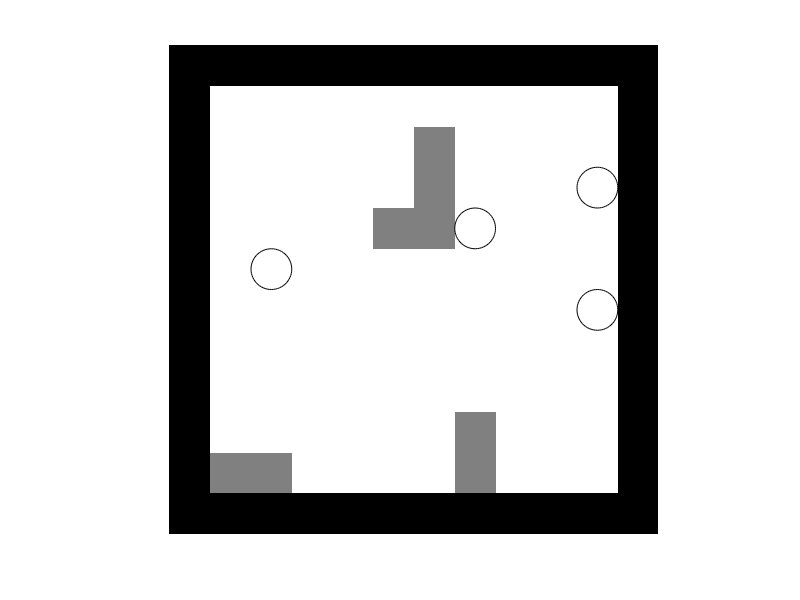
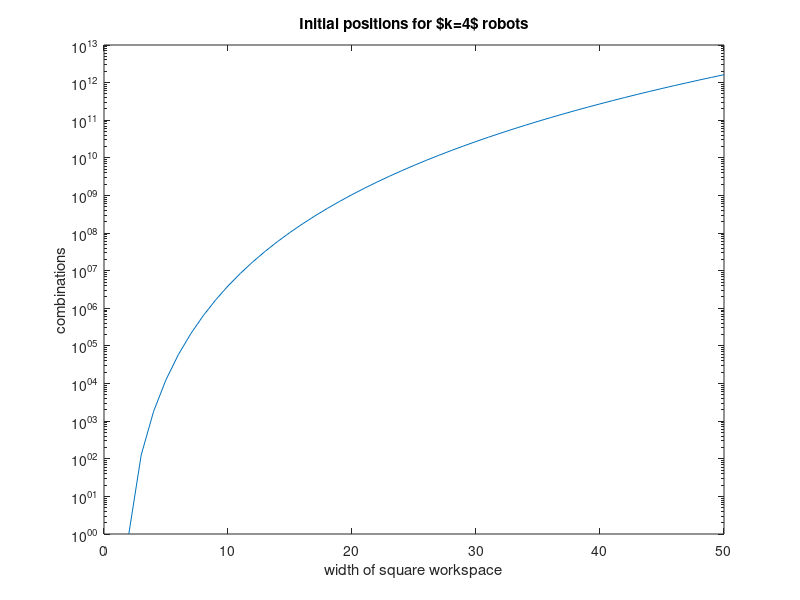

Here is the MATLAB script that generated these plots, in order:
function investigateCoverage
% Two relevant problems in controlling many agents inside body
%
% 1.) COVERAGE:  can we guarantee that a robot visits every location?  (passes
% within distance $r$ of every point int he workspace?/ visits every cell)
% Extensions: can we guarantee a robots spends atleast $\tau$ time in every
% cell?
%
%  WHY: we want to ensure coverage of the entire spinal canal by a
%  biomarker or a contact drug.
%
%
%
% 2.) CONVERGENCE:  can we collect $k$ robots at a given location?
%  Extensions:  is there a motion plan that finishes with all the cells at
%  the same location?  At the desired location?  NOT in bad locations?
%
% Each problem is hard (how hard?). The inverse problem may be easy.
% Coverage of nxn world with k=n robots requries no obstacles & 2 moves if robots enter
% linearly
% if k < n, we need obstacles to make this work, as in Ricochet Robots.
% Problem:  minimize the number of obstacles $b$ or minimize the number of
% robots $k$.
%
% Convergence of robots to one corner of a rectangular free space requires
% no obstacles and 2 moves.
%

global G MAKE_MOVIE RobotPts
%close all; clc;
clear all
clc
format compact
MAKE_MOVIE = false;
G.fig = figure(1);
G.numCommands = 0;
G.totalMoves = 0;
if MAKE_MOVIE
    set(G.fig ,'Name','Massive Control','color',[1,1,1]); %#ok<UNRCH>
else
    set(G.fig ,'KeyPressFcn',@keyhandler,'Name','Massive Control');
end
strTitle = '';
%%%%% COVERAGE
%[G.obstacle_pos,RobotPts] = simpleCoverage(15);
%[G.obstacle_pos,RobotPts] = multiPassCoverage(15);
%[G.obstacle_pos,RobotPts] = multiPassCoverageX(50);
%[G.obstacle_pos,RobotPts] = multiPassCoverageSpiral(50);


%%%%% CONVERGENCE (aggregation?)
bruteForceCalc();
%[G.obstacle_pos,RobotPts] = simpleConverge(15,20);
[G.obstacle_pos,RobotPts] = ConvergeCenter();

G.EMPTY = 0;
G.OBST = 1;


G.maxX = size(G.obstacle_pos,2);
G.maxY = size(G.obstacle_pos,1);

%create vector of robots and draw them.  A robot vector consists of an xy
%position, an index number, and a color.

numRobots = size(RobotPts,1);
initP = RobotPts;
figure(1)
clf

G.colormap = [  1,1,1; %Empty = white
    0,0,0; %obstacle
    0.5,0.5,0.5;
    ];
colormap(G.colormap(1:numel(unique(G.obstacle_pos)),:));
G.axis=imagesc(G.obstacle_pos); 
set(gca,'box','off','xTick',[],'ytick',[],'ydir','normal','Visible','off');

%set(G.axis,'edgealpha',.08)
axis equal
%axis tight
hold on
%set(G.fig,'Units','normalized','outerposition',[0 0 1 1]);%'MenuBar','none',
% % %%% USEFUL FOR PRINTING A GRIDDED ARRAY:
% figure
% Ggrid.colormap = [  1,1,1; %Empty = white
%     0.5,0.5,0.5; %obstacle
%     0.5,0.5,0.5;
%     ];
% ObsGrid = [G.obstacle_pos;zeros(size(G.obstacle_pos(1,:)))]
% ObsGrid = [ObsGrid,zeros(size(ObsGrid(:,1)))]
% pcolor(ObsGrid)
% G.title = title({'press arrows keys to move';strTitle});  %TODO: why no title?
% axis equal
% axis tight
% hold on
% colormap(Ggrid.colormap(1:numel(unique(G.obstacle_pos)),:));
% return

%end
G.hRobotsPast11 = zeros(1, numRobots);
G.hRobotsPast10 = zeros(1, numRobots);
G.hRobotsPast9 = zeros(1, numRobots);
G.hRobotsPast8 = zeros(1, numRobots);
G.hRobotsPast7 = zeros(1, numRobots);
G.hRobotsPast6 = zeros(1, numRobots);
G.hRobotsPast5 = zeros(1, numRobots);
G.hRobotsPast4 = zeros(1, numRobots);
G.hRobotsPast3 = zeros(1, numRobots);
G.hRobotsPast2 = zeros(1, numRobots);
G.hRobotsPast = zeros(1, numRobots);
G.hRobots = zeros(1, numRobots);
colors = jet(numel(unique(RobotPts(:,4)))+1);
%colors = [1,0,0;0,0,1; 1,.5,1; .5,0,.5;];
 
 
for hi = 1: numRobots
    %     G.hRobotsPast11(hi) =  createRobotPath( RobotPts(hi,:), 0.20);
        G.hRobotsPast10(hi) =  createRobotPath( RobotPts(hi,:), 0.25);
        G.hRobotsPast9(hi) =  createRobotPath( RobotPts(hi,:), 0.3);
        G.hRobotsPast8(hi) =  createRobotPath( RobotPts(hi,:), 0.35);
        G.hRobotsPast7(hi) =  createRobotPath( RobotPts(hi,:), 0.4);
        G.hRobotsPast6(hi) =  createRobotPath( RobotPts(hi,:), 0.45);
    G.hRobotsPast5(hi) =  createRobotPath( RobotPts(hi,:), 0.5);
    G.hRobotsPast4(hi) =  createRobotPath( RobotPts(hi,:), 0.55);
    G.hRobotsPast3(hi) =  createRobotPath( RobotPts(hi,:), 0.6);
    G.hRobotsPast2(hi) =  createRobotPath( RobotPts(hi,:), 0.7);
    G.hRobotsPast(hi) =  createRobotPath( RobotPts(hi,:), 0.8);
    
    %G.hRobotsPast4(hi) =  BLUEcreateRobotPath( RobotPts(hi,:), 0.6);
    
    %     G.hRobotsPast10(hi) =  createRobotPath( RobotPts(hi,:), 0.03);
    %     G.hRobotsPast9(hi) =  createRobotPath( RobotPts(hi,:), 0.05);
    %     G.hRobotsPast8(hi) =  createRobotPath( RobotPts(hi,:), 0.10);
    %     G.hRobotsPast7(hi) =  createRobotPath( RobotPts(hi,:), 0.15);
    %     G.hRobotsPast6(hi) =  createRobotPath( RobotPts(hi,:), 0.2);
    %     G.hRobotsPast5(hi) =  createRobotPath( RobotPts(hi,:), 0.3);
    %     G.hRobotsPast4(hi) =  createRobotPath( RobotPts(hi,:), 0.4);
    %     G.hRobotsPast3(hi) =  createRobotPath( RobotPts(hi,:), 0.5);
    %     G.hRobotsPast2(hi) =  createRobotPath( RobotPts(hi,:), 0.6);
    %     G.hRobotsPast(hi) =  createRobotPath( RobotPts(hi,:), 0.7);
    if numel( RobotPts(hi,:))>5
        G.hRobots(hi) =  rectangle('Position',[RobotPts(hi,1)-1/2,RobotPts(hi,2)-1/2,RobotPts(hi,5),RobotPts(hi,6)],'Curvature',[1/RobotPts(hi,5),1/RobotPts(hi,6)],'FaceColor',colors(RobotPts(hi,4),:));
    else
        G.hRobots(hi) =  rectangle('Position',[RobotPts(hi,1)-1/2,RobotPts(hi,2)-1/2,1,1],'Curvature',[1,1],'FaceColor',colors(RobotPts(hi,4),:));
    end
end


    function bruteForceCalc()
       % how many starting configurations are possible?
       n = 2:50;
       searches = zeros(size(n));
       for i = 1:numel(searches)
           searches(i) =   nchoosek(n(i)^2,4);
       end
       figure(2)
       semilogy(n,searches)
       
       %plot((n),searches./n.^8)
       xlabel('width of square workspace')
       ylabel('combinations')
       title('Initial positions for $k=4$ robots')
        
    end

    function handleRobotPath = createRobotPath( robotInfo, fractionColor)
        % creates a robot path variable
        handleRobotPath =  rectangle('Position',[robotInfo(1)-1/2,robotInfo(2)-1/2,1,1],'Curvature',[1,1],'FaceColor',[1,1,1]-([1,1,1]-colors(robotInfo(4),:))*fractionColor,'LineStyle','none');
    end

    function handleRobotPath = BLUEcreateRobotPath( robotInfo, fractionColor)
        % creates a robot path variable
        handleRobotPath =  rectangle('Position',[robotInfo(1)-1/2,robotInfo(2)-1/2,1,1],'Curvature',[1,1],'FaceColor',[1,1,1]-([1,1,1]-[0,0,1])*fractionColor,'LineStyle','none');
    end


    function keyhandler(src,evnt) %#ok<INUSL>
        if strcmp(evnt.Key,'s')
            imwrite(flipud(get(G.axis,'CData')+1), G.colormap, '../../pictures/png/MatrixPermutePic.png');
        else
            moveto(evnt.Key)
        end
    end

    function updatePastPath( hOldPath, hOlderPath)
        for ni = 1:size(RobotPts,1)
            set(hOlderPath(ni),'Position', get(hOldPath(ni),'Position'), ...
                'Curvature', get(hOldPath(ni),'Curvature'));
            uistack(hOlderPath(RobotPts(ni,3)),'top');
        end
    end
function savePastPath( hOldPath)
        for ni = 1:size(RobotPts,1)
            rectangle('Position',get(hOldPath(ni),'Position'),'Curvature',get(hOldPath(ni),'Curvature'),'FaceColor',get(hOldPath(ni),'FaceColor'),'LineStyle',get(hOldPath(ni),'LineStyle'));
            uistack(hOldPath(ni),'bottom');
        end
    end

    function retVal = spaceFreeWithNoRobot(desVal, RobotPts, G)
        % move there if no robot in the way and space is free
        retVal =  ~ismember(desVal,RobotPts(:,1:2),'rows')  ...
            && desVal(1) >0 && desVal(1) <= G.maxX && desVal(2) >0 && desVal(2) <= G.maxY ...
            && G.obstacle_pos( desVal(2),desVal(1) )==0;
    end

    function moveto(key)
        savePastPath(G.hRobotsPast10)
        try        updatePastPath(G.hRobotsPast10,G.hRobotsPast11); end
        try        updatePastPath(G.hRobotsPast9,G.hRobotsPast10); end
        try        updatePastPath(G.hRobotsPast8,G.hRobotsPast9); end
        try        updatePastPath(G.hRobotsPast7,G.hRobotsPast8); end
        try        updatePastPath(G.hRobotsPast6,G.hRobotsPast7); end
        try        updatePastPath(G.hRobotsPast5,G.hRobotsPast6); end
        try        updatePastPath(G.hRobotsPast4,G.hRobotsPast5); end
        try        updatePastPath(G.hRobotsPast3,G.hRobotsPast4); end
        try        updatePastPath(G.hRobotsPast2,G.hRobotsPast3); end
        try        updatePastPath(G.hRobotsPast,G.hRobotsPast2); end
        % Maps keypresses to moving pixels
        step = [0,0];
        if strcmp(key,'r')  %RESET
            RobotPts = initP;
            for ni = 1:size(RobotPts,1)
                set(G.hRobots(RobotPts(ni,3)),'Position',[RobotPts(ni,1)-1/2,RobotPts(ni,2)-1/2,1,1]);
                uistack(G.hRobots(RobotPts(ni,3)),'top');
            end
            return
        end
        
        if strcmp(key,'leftarrow') || strcmp(key,'-x') %-x
            RobotPts = sortrows(RobotPts,1);
            step = -[1,0];
        elseif strcmp(key,'rightarrow')|| strcmp(key,'+x') %+x
            RobotPts = sortrows(RobotPts,-1);
            step = [1,0];
        elseif strcmp(key,'uparrow')|| strcmp(key,'+y') %+y
            RobotPts = sortrows(RobotPts,-2);
            step = [0,1];
        elseif strcmp(key,'downarrow')|| strcmp(key,'-y') %-y
            RobotPts = sortrows(RobotPts,2);
            step = -[0,1];
        end
        % implement the move on every robot
        for ni = 1:size(RobotPts,1)
            stVal = RobotPts(ni,1:2);
            desVal = RobotPts(ni,1:2)+step;
            
            % move there if no robot in the way and space is free
            if numel( RobotPts(ni,:))>5
                
                %1 augment RobotPts to include all additional blocks except
                %this moving block
                sRobotPts =  [];
                for i1 = [1:ni-1,ni+1:numel(RobotPts(:,1))]
                    for i2 = 1:RobotPts(i1,5)
                        for i3 = 1:RobotPts(i1,6)
                            sRobotPts(end+1,:) = [RobotPts(i1,1)+i2-1, RobotPts(i1,2)+i3-1];
                        end
                    end
                end
                moveOk = true;
                while moveOk
                    %2.) create a list of coordinates for each section of the
                    %moved block
                    for i2 = 1:RobotPts(ni,5)
                        for i3 = 1:RobotPts(ni,6)
                            %3.) do any of the moving block hit?
                            moveOk = moveOk & spaceFreeWithNoRobot([RobotPts(ni,1)+i2-1+step(1), RobotPts(ni,2)+i3-1+step(2)], sRobotPts, G);
                        end
                    end
                    if moveOk
                        RobotPts(ni,1:2) = desVal;
                        desVal = RobotPts(ni,1:2)+step;
                    end
                end
                
            else
                while spaceFreeWithNoRobot(desVal, RobotPts, G)
                    RobotPts(ni,1:2) = desVal;
                    desVal = RobotPts(ni,1:2)+step;
                end
            end
            if ~isequal( stVal, RobotPts(ni,1:2) )
                x = min(stVal(1), RobotPts(ni,1));
                y = min(stVal(2), RobotPts(ni,2));
                xd = abs(stVal(1)- RobotPts(ni,1));
                yd = abs(stVal(2)- RobotPts(ni,2));
                if numel( RobotPts(ni,:))>5
                    xd = xd + RobotPts(ni,5)-1;
                    yd = yd + RobotPts(ni,6)-1;
                end
                set(G.hRobotsPast(RobotPts(ni,3)),'Position',[x-1/2,y-1/2,xd+1,yd+1],'Curvature',[1/(1+xd),1/(1+yd)]);
                uistack(G.hRobotsPast(RobotPts(ni,3)),'top');
                if numel( RobotPts(hi,:))>5
                    set(G.hRobots(RobotPts(ni,3)),'Position',[RobotPts(ni,1)-1/2,RobotPts(ni,2)-1/2,RobotPts(ni,5),RobotPts(ni,6)]);
                else
                    set(G.hRobots(RobotPts(ni,3)),'Position',[RobotPts(ni,1)-1/2,RobotPts(ni,2)-1/2,1,1]);
                end
            else
                set(G.hRobotsPast(RobotPts(ni,3)),'Position',[RobotPts(ni,1)-1/2,RobotPts(ni,2)-1/2,1,1],'Curvature',[1,1]);
            end
            
        end
        for ni = 1:size(RobotPts,1)
            uistack(G.hRobots(RobotPts(ni,3)),'top');
        end
        
    end
    function [blk,RobotPts] = possible() %#ok<DEFNU>
        % Figure 2: possible cell
        RobotPts = [
            5,3,1,1;
            6,3,2,2;
            ];
        blk=[1 1 1 1 1 1 1 1 1
            1 1 1 1 1 1 1 1 1
            1 1 0 0 0 0 0 1 1
            1 1 1 1 1 1 0 1 1
            1 1 1 1 1 1 1 1 1];
        blk = flipud(blk);
    end

    function [blk,RobotPts] = simpleCoverage(n)
        % an nxn world with n robots that can cover it in 2 moves
        RobotPts = [(n+1+(1:n))',(n+1)*ones(n,1),(1:n)',(1:n)'];
        
        %             x   x'
        blk=ones(n+2,2*n+2);  %edges
        blk(2:n+1,2:n+1) = 0; %white space
        blk(2,n+1:2*n+1) = 0;  %starting points for robots
        
        blk = flipud(blk);
    end

%  function [blk,RobotPts] = multiPassCoverage(n)
%         % an nxn world with 5 robots  where should I put the obstacles?
%         m = 5;
%         RobotPts = [(n+1+n+1-(1:m))',(n+1)*ones(m,1),(1:m)',(1:m)'];
%
%         %             x   x'
%         blk=ones(n+2,2*n+2);  %edges
%         blk(2:n+1,2:n+1) = 0; %white space
%         %blk(2:n+1,n:n+5+1) = 0; %white space
%         blk(2,n+1:2*n+1) = 0;  %starting points for robots
%
%         blk = flipud(blk);
%        blk(n+1,1+2*m) = 2;
%        blk(2,m+1) = 2;
%        blk(n+1,2) = 2;
%  end
    function [blk,RobotPts] = multiPassCoverage(n)
        % an nxn world with 5 robots  where should I put the obstacles?
        m = 5;
        RobotPts = [(n+1+n+1-(1:m))',(n+1)*ones(m,1),(1:m)',(1:m)'];
        %             x   x'
        blk=ones(n+2,2*n+2);  %edges
        blk(2:n+1,2:n+1) = 0; %white space
        %blk(2:n+1,n:n+5+1) = 0; %white space
        blk(2,n+1:2*n+1) = 0;  %starting points for robots
        blk = flipud(blk);
        %place blocks to make coverage possible/easy, works for m=5, n=15
        % this Style results in (n/m)^2 blocks.
         for i = 1:floor(n/m)
             c = ceil(i/2);
             x = 1+n-i*m;
             if mod(i,2) == 1
               %for j = 1:c
                if(i>1) 
                    blk(n+2-(1:c-1),1+x) = 2;
                end
                if x >1
                    blk(n+2-(1:c),x) = 2;
                end
               
             else
               if(i>2) 
                    blk(1+(1:c-1),1+x) = 2;
               end
                if x >1
                blk(1+(1:c),x) = 2;
                end
             end
         end
         
%         %%% , lots of little triangles  not great either -- takes more and more
%                 blk(n+1,1+n-1*m) = 2;
%         
%                 for i =2:m %dr
%                    blk(0+i,1+n-1*m+i) = 2;
%                 end
%                 for i =1:m %dl
%                    blk(1+i,1+n-1*m-i) = 2;
%                 end
%                 for i =2:m %ur
%                    blk(n-m+i+1,3+n-1*m-i) = 2;
%                 end
%                 for i =1:m %ul
%                    blk(n-m+i+1,0+n-3*m+i) = 2;
%                 end
    end

    function [blk,RobotPts] = multiPassCoverageX(n)
        % an nxn world with 5 robots  where should I put the obstacles?
        m = 1;
        RobotPts = [(n+1+n+1-(1:m))',(n+1)*ones(m,1),(1:m)',(1:m)'];
        %             x   x'
        blk=ones(n+2,2*n+2);  %edges
        blk(2:n+1,2:n+1) = 0; %white space
        %blk(2:n+1,n:n+5+1) = 0; %white space
        blk(2,n+1:2*n+1) = 0;  %starting points for robots
        blk = flipud(blk);
        %place blocks to make coverage possible/easy, works for m=5, n=15
        % this Style results in (n/m)^2 blocks.
         for i = 1:floor(n/m)
             c = ceil(i/2);
             x = 1+n-i*m;
             yof = 0;
             if x<n/2
                 yof = 1;
             end
             if mod(i,2) == 1
               %for j = 1:c
                if(i>1) 
                    %blk(n+2-(c-1),1+x) = 2;
                end
                if x >1
                    blk(n+2-i-(0:1)+yof,x) = 2;
                    blk(n+2-i-(0:1)+yof,x-1) = 2;
                end
               
             else
               if(i>2) 
                    %blk(1+(c-1),1+x) = 2;
               end
                if x >1
                blk(1+i-(0:1)+yof,x) = 2;
                blk(1+i-(0:1)+yof,x-1) = 2;
                end
             end
         end
         blk( ceil(n/2)+1,ceil(n/2)+(1)) = 0;
         blk( ceil(n/2)+1,ceil(n/2)+(0)) = 0;
         blk( ceil(n/2)+2,ceil(n/2)+(0)) = 0;
    end

function [blk,RobotPts] = multiPassCoverageSpiral(n)
        % an nxn world with 5 robots  where should I put the obstacles?
        m = 5;
        RobotPts = [(n+1+n+1-(1:m))',(n+1)*ones(m,1),(1:m)',(1:m)'];   
        %             x   x'
        blk=ones(n+2,2*n+2);  %edges
        blk(2:n+1,2:n+1) = 0; %white space
        %blk(2:n+1,n:n+5+1) = 0; %white space
        blk(2,n+1:2*n+1) = 0;  %starting points for robots
        blk = flipud(blk);
        % spiral pattern  -- covers m/(m+1) of the free space, requires 
        % (1+(n/(4*m)))*4*m blocks
        rm = n+2;
        lm = 1;
        um = 1;
        dm = n;
        for j = 0:ceil(n/(4*m))
            ost = j*(m+1);

            for i =1:m %dl    bl(y,x)
                x = 1+i+ost;
                y = 1+m-i+ost;
                 if y<dm && x<rm-1 && y>1
                    blk(y,x) = 2;
                    if y>um
                        um = y;
                    end
                    if x>lm
                         lm = x;
                     end
                 end
                
            end
            for i =1:m %dr
                y = i+ost+1;
                x = n-m+i+1-ost+1;
                if x<n+2 && x>lm
                   blk(y,x) = 2;
                   if x < rm
                       rm = x;
                   end
                end
                
            end
            for i =1:m %ur
                x = n-m+i+1-ost;
                y = n-i+1-ost;
                if x > floor(n/2) && y > floor(n/2)
                     blk(y,x) = 2;
                     if x<rm
                         rm = x;
                     end
                end
               
            end
            for i =1:m %ul
                y = n-i-ost;
                x = 2+2*m-i+ost;
                if y>um %y > floor(n/2)  && x <= floor(n/2)
                    if x>rm
                        for k =1:m %ur
                            x = n-2*m+k+1-ost;
                            y = n+k-m-ost;
                            if x>lm+1%x > floor(n/2) %&& y > floor(n/2)
                                 blk(y,x) = 2;
                            end
                        end
                        
                        
                        return
                    end
                    blk(y,x) = 2;
                    if y<dm
                        dm = y;
                    end
                    if x>lm
                        lm = x;
                    end
                end
                
            end
        end
    end


    function [blk,RobotPts] = simpleConverge(n,k)
        % an nxn world with k robots that can converge in 2 moves
        pos = randperm(n^2,k);
        RobotPts = [2+floor((pos-1)/n)',2+mod(pos,n)',(1:k)',(1:k)'];
        
        %             x   x'
        blk=ones(n+2,n+2);  %edges
        blk(2:n+1,2:n+1) = 0; %white space
        
        blk = flipud(blk);
    end

    function [blk,RobotPts] = ConvergeCenter()
        % an nxn world with k robots that can converge all robots to center
        %
        
        numrobots = 4;
        
        %             blk=[1 1 1 1 1 1 1 1 1 1 1 1;
        %              1 0 0 0 0 0 0 0 0 0 0 1;
        %              1 0 0 0 0 0 0 0 0 0 0 1;
        %              1 0 0 0 0 0 0 0 0 0 0 1;
        %              1 0 0 0 0 0 0 0 0 0 0 1;
        %              1 0 0 0 0 0 0 0 0 0 0 1;
        %              1 0 0 0 0 0 0 0 0 0 0 1;
        %              1 0 0 0 0 0 0 0 0 0 0 1;
        %              1 0 0 0 0 0 0 0 0 0 0 1;
        %              1 0 0 0 0 0 0 0 0 0 0 1;
        %              1 0 0 0 0 0 0 0 0 0 0 1;
        %              1 1 1 1 1 1 1 1 1 1 1 1;];
        
        %I need an arrangement and an input sequence of moves that is guaranteed to
        %place robots in correct place.
        %
        %   15 moves:
        % (move all particles to top right): r,u, r,u,r
        % (move all particles horizontal line from left top): l,u,l,u,l,u,l
        % (separate the row into individual columns): d
        % (form final block): r
        % (move up): u
        
        blk=[1 1 1 1 1 1 1 1 1 1 1 1;
            1 0 0 0 0 0 0 0 0 0 0 1;
            1 0 0 0 0 0 2 0 0 0 0 1;
            1 0 0 0 0 0 2 0 0 0 0 1;
            1 0 0 0 0 2 2 0 0 0 0 1;
            1 0 0 0 0 0 0 0 0 0 0 1;
            1 0 0 0 0 0 0 0 0 0 0 1;
            1 0 0 0 0 0 0 0 0 0 0 1;
            1 0 0 0 0 0 0 0 0 0 0 1;
            1 0 0 0 0 0 0 2 0 0 0 1;
            1 2 2 0 0 0 0 2 0 0 0 1;
            1 1 1 1 1 1 1 1 1 1 1 1;];
        blk = flipud(blk);
        
        pos = zeros(numrobots,2);
        %randomly place robots not on obstacles and not overlapping
        for i=1:numrobots
            p = randi(10,[1,2]) + [1,1];
            while (blk(p(2),p(1)) ~= 0) || sum(ismember(pos,p,'rows'))
                display(['Block:',num2str(blk(p(1),p(2)))])
                p = randi(10,[1,2]) + [1,1];
            end
            pos(i,:) = p;
        end
        RobotPts = [pos,(1:numrobots)',(1:numrobots)'];
    end
end